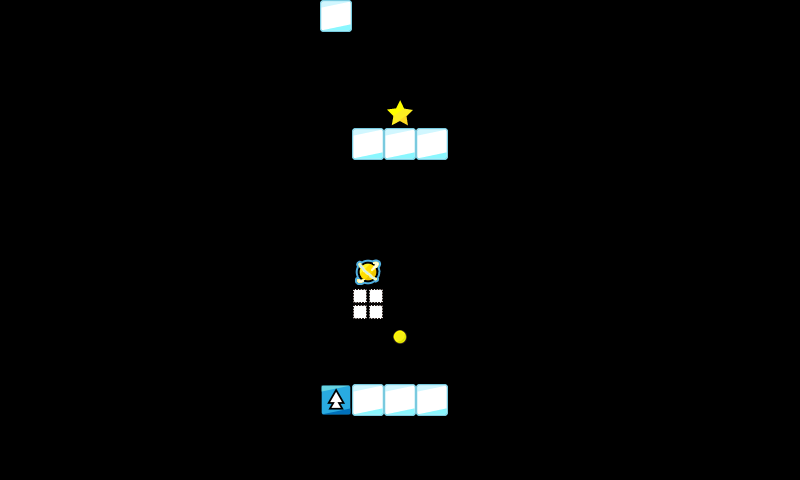

A 2D game scene composited from a Tiled map and its tileset images. What follows is a short description and the map's XML, with each tile layer's data collapsed to a summary:
An orthogonal 25x15 tile map with 32x32 px tiles, 1 tile layer (map) and 1 object (Asteroid).

<map version="1.0" orientation="orthogonal" renderorder="right-down" width="25" height="15" tilewidth="32" tileheight="32" nextobjectid="2">
 <properties>
  <property name="ad" value="false" />
 </properties>
 <tileset firstgid="1" name="map_tiles" tilewidth="32" tileheight="32" tilecount="225" columns="15">
  <image source="../../img/map_tiles.png" width="480" height="480" />
 </tileset>
 <layer name="map" width="25" height="15">
  <data>[375 cells, 12 non-empty, 6 distinct tile ids]</data>
 </layer>
 <objectgroup color="#ffffff" name="Object Layer 1">
  <object id="1" name="Asteroid" x="320" y="32" width="32" height="32">
   <properties>
    <property name="speed" value="1.5" />
   </properties>
  </object>
 </objectgroup>
</map>
